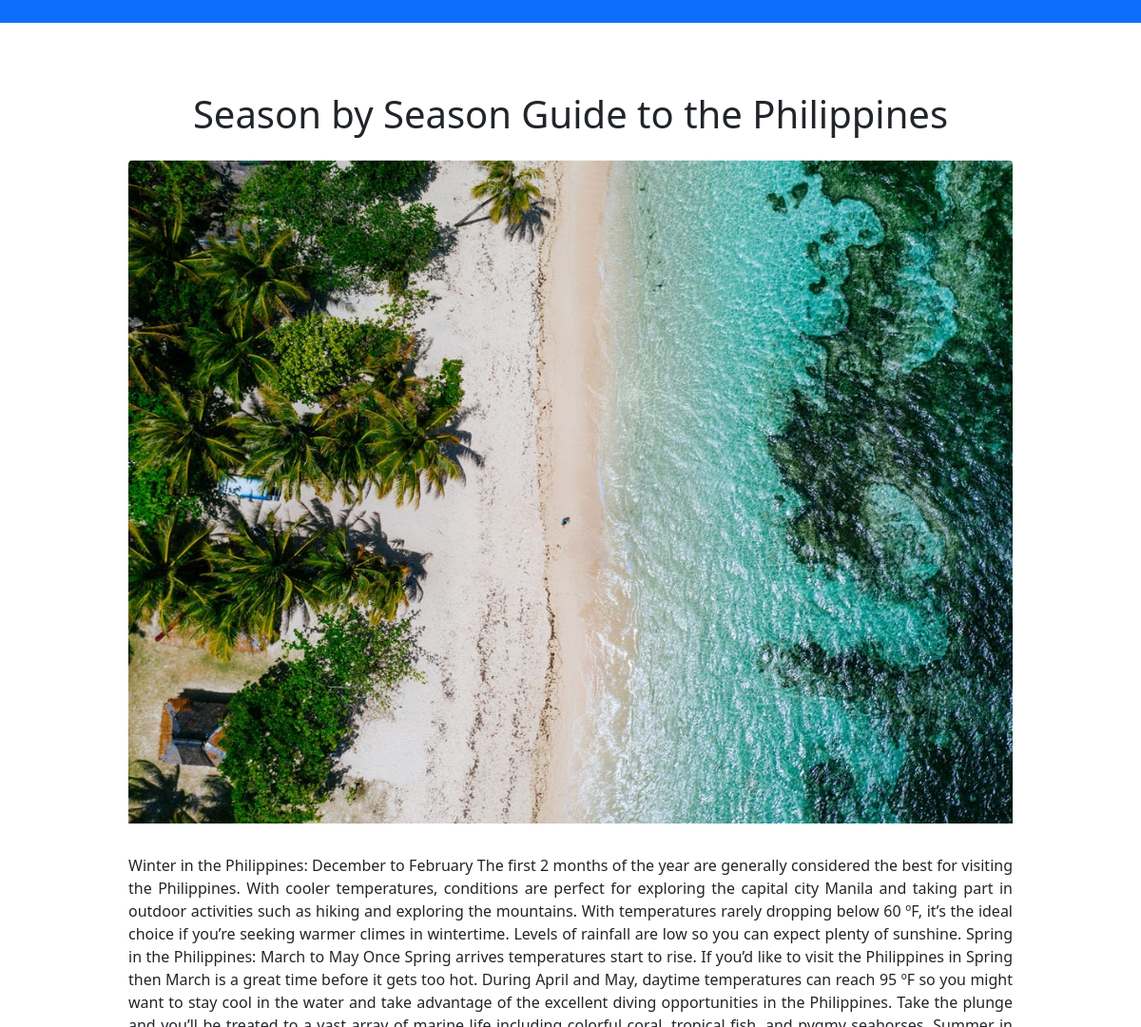
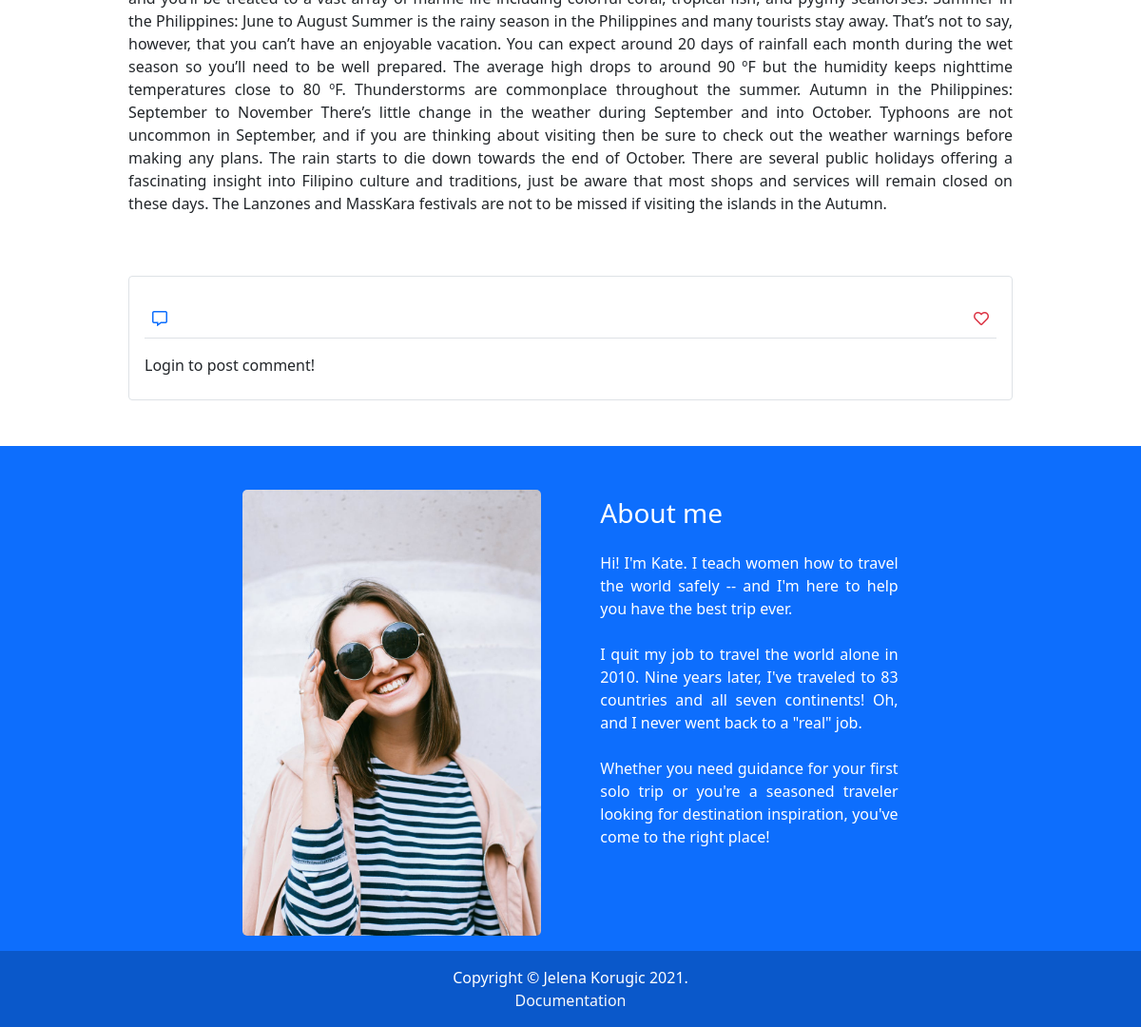
The app's page /blogtravel/post.php?id=3 with its own data (2 pictures, top to bottom).
### tables this page shows
CREATE TABLE `postovi` (
  `idPosta` int(255) NOT NULL,
  `naslov` varchar(100) NOT NULL,
  `tekst` text NOT NULL,
  `datum` timestamp NOT NULL DEFAULT current_timestamp(),
  `idKategorije` int(255) NOT NULL,
  `slikasrc` varchar(255) NOT NULL
);

### blogtravel/post.php (called while the page is built)
<?php
    require_once "view/fixed/head.php";
    require_once "view/fixed/header.php";
    require_once "view/pages/post.php";
    require_once "view/fixed/footer.php";
?>

### blogtravel/model/post.php (called while the page is built)
<?php
    require_once "konekcija.php";
    if(isset($_GET['id'])){
        $id=$_GET['id'];
        $upit="SELECT * FROM postovi WHERE idPosta=:id";
        $priprema=$konekcija->prepare($upit);
        $priprema->bindParam(":id",$id);
        try{
            $priprema->execute();
            if($priprema->rowCount()==1){
                $post=$priprema->fetch();
            }
            else{
                $naslov="Nemate pristup";
            }
        }
        catch(PDOException $e){
            $code=500;
            $data="Server error";
        }
    }
    else{
        echo "Nemate pristup";
    }
?>

### blogtravel/view/pages/post.php (the view, shortened to what this page needs)
<?php
    require_once "model/post.php";
?>
<main>
    <div class="container pt-5 text-center">
        <div class="row pt-5">
            <?php
                if(isset($naslov)):
            ?>
                <h1><?=$naslov?></h1>
            <?php
                else:
            ?>
                <h1><?=$post['naslov']?></h1>
            <?php
                endif;
            ?>
        </div>
    </div>
    <?php
        if(!isset($naslov)):
    ?>
        <div class="container postovi">
            <div class="row">
                <div class="col-12 col-md-10 mx-auto my-3">
                    <img src="assets/images/<?=$post['slikasrc']?>" alt="<?=$post['naslov']?>">
                </div>
                <div class="col-12 col-md-10 mx-auto my-3">
                    <p><?=$post['tekst']?></p>
                </div>
                <div class="col-12 col-md-10 border mx-auto p-3 my-5 rounded">
                    <div class="row">
                        <div class="col-12 d-flex justify-content-between rounded-0 p-2 border-bottom my-2">
                            <div>
                                <i class="far fa-comment-alt text-primary"></i>
                            </div>
                            <div>
                                <a href="" id="srce">
                                    <i class="far fa-heart text-danger" id="prazno"></i>
                                </a>
                            </div>
                        </div>
                        <div class="col-12 my-2">
                            <form action="">
                            <?php
                                if(isset($_SESSION['user'])):
                            ?>
                                <textarea placeholder="Write comment" id="commentText" class="col-12 form-control"></textarea>
                                <p></p>
                                <input type="button" value="Post comment" id="btnComment" class="btn btn-primary mt-2">
                                <p id="greskaComm"></p>
                            </form>
                        <?php
                            else:
                        ?>
                            <p>Login to post comment!</p>
                        <?php
                            endif;
                        ?>
                        </div>
                    </div>
                </div>
            </div>
        </div>
    <?php
        endif;
    ?>
</main>

### blogtravel/assets/css/style.css (style rules this page uses)
* { margin: 0px; padding: 0px; box-sizing: border-box; }
img { border-radius: 5px; width: 100%; }
p { margin: 0px; }
.postovi { text-align: justify; }
.postovi img { border-radius: 5px 5px 0px 0px; }
.postovi div { border-radius: 0px 0px 5px 5px; }
.row { margin: 0px; }
.row>* { padding: 0px; }

### records on screen
postovi: naslov "Season by Season Guide to the Philippines", slikasrc (picture), tekst "Winter in the Philippines: December to February The first 2 months of the year are generally considered the best for visiting the Philippines. With cooler temperatures, conditions are perfect for exploring the capital city Manila and taking part in outdoor activities such as hiking and exploring the mountains. With temperatures rarely dropping below 60 ºF, it’s the ideal choice if you’re seeking warmer climes in wintertime. Levels of rainfall are low so you can expect plenty of sunshine. Spring in the Philippines: March to May Once Spring arrives temperatures start to rise. If you’d like to visit the Philippines in Spring then March is a great time before it gets too hot. During April and…"
